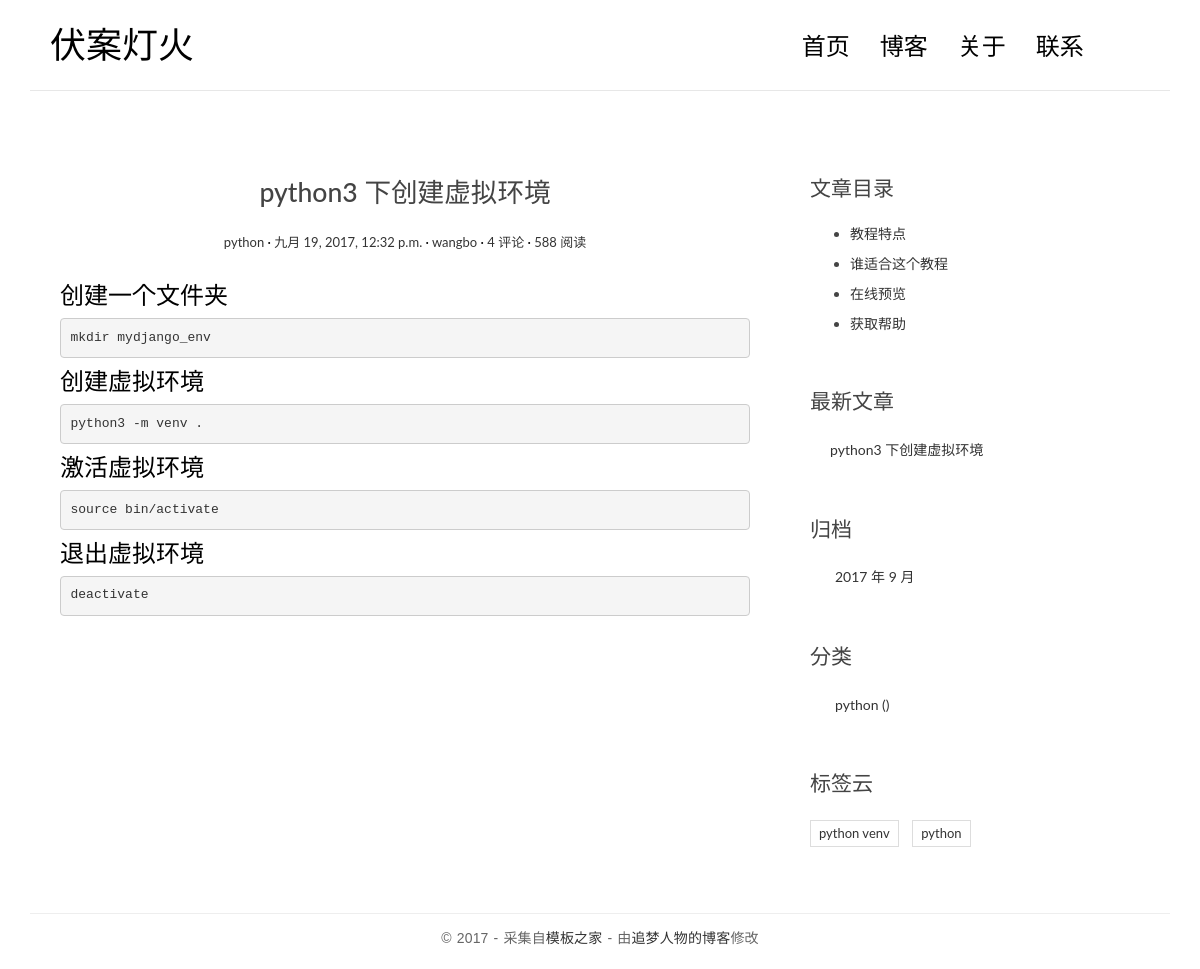
The app's page /post/1/ with its own data.
### blog/models.py (models this page shows)
class Post(models.Model):
    title = models.CharField(max_length=70)
    body = models.TextField()
    created_time = models.DateTimeField()
    modified_time = models.DateTimeField()
    excerpt = models.CharField(max_length=200,blank=True)
    category = models.ForeignKey(Category)
    tags = models.ManyToManyField(Tag,blank=True)
    author = models.ForeignKey(User)
    def get_absolute_url(self):
        return reverse('blog:detail',kwargs={'pk':self.pk})

class Category(models.Model):
    name = models.CharField(max_length=100)

class Tag(models.Model):
    name = models.CharField(max_length=100)

### blog/views.py (the view)
# urls.py: url(r'^post/(?P<pk>[0-9]+)/$',views.detail,name='detail'),
def detail(request,pk):
    post = get_object_or_404(Post,pk=pk)
    post.body = markdown.markdown(post.body,extensions=['markdown.extensions.extra',
                                                        'markdown.extensions.codehilite',
                                                        'markdown.extensions.toc',])
    form = CommentForm()
    comment_list = post.comment_set.all()
    context = {'post':post,
               'form':form,
               'comment_list':comment_list}
    return render(request,'blog/detail.html',context=context)

### blog/templatetags/blog_tags.py (called while the page is built)
@register.simple_tag
def get_recent_posts(num=5):
    return Post.objects.all().order_by('-created_time')[:num]

@register.simple_tag
def archives():
    return Post.objects.dates('created_time','month',order='DESC')

@register.simple_tag
def get_categories():
    return Category.objects.all()

@register.simple_tag
def get_tags():
    return Tag.objects.all()

### blog/templates/blog/detail.html
{% extends 'blog/base.html' %}
{% block main %}
    <article class="post post-{{ post.pk }}">
    <header class="entry-header">
        <h1 class="entry-title">{{ post.title }}</h1>
        <div class="entry-meta">
            <span class="post-category"><a href="#">{{ post.category.name }}</a></span>
            <span class="post-date"><a href="#">{{ post.created_time }}</a></span>
            <span class="post-author"><a href="#">{{ post.author }}</a></span>
            <span class="comments-link"><a href="#">4 评论</a></span>
            <span class="views-count"><a href="#">588 阅读</a></span>
        </div>
    </header>
    <div class="entry-content clearfix">
        {{ post.body|safe }}
    </div>
    </article>
{% endblock main %}
{% block toc %}
    <div class="widget widget-content">
        <h3 class="widget-title">文章目录</h3>
    <ul>
        <li>
            <a href="#">教程特点</a>
        </li>
        <li>
            <a href="#">谁适合这个教程</a>
        </li>
        <li>
            <a href="#">在线预览</a>
        </li>
        <li>
            <a href="#">获取帮助</a>
        </li>
    </ul>
    </div>
{% endblock toc %}

### blog/templates/blog/base.html (shortened to what this page needs)
<!DOCTYPE html>
<html>
<head>
    {% load staticfiles %}
    {% load blog_tags %}
    <link rel="stylesheet" href="{% static 'blog/css/bootstrap.min.css' %}">
    <link rel="stylesheet" href="http://code.ionicframework.com/ionicons/2.0.1/css/ionicons.min.css">
    <link rel="stylesheet" href="{% static 'blog/css/pace.css' %}">
    <link rel="stylesheet" href="{% static 'blog/css/custom.css' %}">
    <link rel="stylesheet" href="{% static 'blog/css/highlights/github.css' %}">
</head>
<body>
<div class="container">
    <header id="site-header">
        <div class="row">
            <div class="col-md-4 col-sm-5 col-xs-8">
                <div class="logo">
                    <h1><a href="index.html"><b>伏案灯火</b></a></h1>
                </div>
            </div>
            <div class="col-md-8 col-sm-7 col-xs-4">
                <nav class="main-nav" role="navigation">
                    <div class="collapse navbar-collapse" id="bs-example-navbar-collapse-1">
                        <ul class="nav navbar-nav navbar-right">
                            <li class="cl-effect-11"><a href="index.html" data-hover="首页">首页</a></li>
                            <li class="cl-effect-11"><a href="full-width.html" data-hover="博客">博客</a></li>
                            <li class="cl-effect-11"><a href="about.html" data-hover="关于">关于</a></li>
                            <li class="cl-effect-11"><a href="contact.html" data-hover="联系">联系</a></li>
                        </ul>
                    </div>
                </nav>
            </div>
        </div>
    </header>
</div>
<div class="content-body">
    <div class="container">
        <div class="row">
            <main class="col-md-8">
                {% block main %}
                {% endblock main %}
            </main>
            <aside class="col-md-4">
                {% block toc %}
                {% endblock toc %}
            <div class="widget widget-recent-posts">
                <h3 class="widget-title">最新文章</h3>
                {% get_recent_posts as recent_post_list %}
                <ul>
                    {% for post in recent_post_list %}
                    <li>
                    <a href="{{ post.get_absolute_url }}">{{ post.title }}</a>
                    </li>
                        {% empty %}
                        <div>暂无文章</div>
                    {% endfor %}
                </ul>
            </div>
            <div class="widget widget-archives">
                    <h3 class="widget-title">归档</h3>
                    {% archives as date_list %}
                    <ul>
                        {% for date in date_list %}
                            <li>
                                <a href="{% url 'blog:archives' date.year date.month %}">{{ date.year }}
                                    年 {{ date.month }} 月</a>
                            </li>
                        {% empty %}
                            暂无归档！
                        {% endfor %}
                    </ul>
            </div>
            <div class="widget widget-category">
                    <h3 class="widget-title">分类</h3>
                    {% get_categories as category_list %}
                    <ul>
                        {% for category in category_list %}
                            <li>
                                <a href="{% url 'blog:category' category.pk %}">{{ category.name }} <span
                                        class="post-count">({{ category.num_posts }})</span></a>
                            </li>
                        {% empty %}
                            暂无分类！
                        {% endfor %}
                    </ul>
            </div>
            <div class="widget widget-tag-cloud">
                    <h3 class="widget-title">标签云</h3>
                    {% get_tags as tag_list %}
                    <ul>
                        {% for tag in tag_list %}
                            <li>
                                <a href="{% url 'blog:tag' tag.pk %}">{{ tag.name }}</a>
                            </li>
                        {% empty %}
                            暂无标签！
                        {% endfor %}
                    </ul>
            </div>
            </aside>
        </div>
    </div>
</div>
<footer id="site-footer">
    <div class="container">
        <div class="row">
            <div class="col-md-12">
                <p class="copyright">&copy 2017 - 采集自<a href="http://www.cssmoban.com/"
                                                        target="_blank" title="模板之家">模板之家</a>
                    - 由<a href="http://zmrenwu.com/" title="网页模板" target="_blank">追梦人物的博客</a>修改
                </p>
            </div>
        </div>
    </div>
</footer>
</body>
</html>

### blog/static/blog/css/custom.css (style rules this page uses)
* { outline: none; }
h1, h2, h3, h4, h5, h6 { margin-top: 0; }
b { font-weight: 400; }
a { color: #333; }
body { color: #444; font-family: 'Lato', sans-serif; }
p { font-family: 'Ubuntu', sans-serif; font-weight: 400; word-spacing: 1px; letter-spacing: 0.01em; }
#site-header { background-color: #FFF; padding: 25px 20px; margin-bottom: 40px; border-bottom: 1px solid #e7e7e7; }
.logo h1 a { color: #000; }
.logo h1 { margin: 0; font-family: 'Lato', sans-serif; font-weight: 300; }
.main-nav { margin-top: 11px; max-width: 95%; }
.main-nav a { color: #000000 !important; padding: 0 0 5px 0 !important; margin-right: 30px; font-family: 'Lato', sans-serif; font-weight: 300; font-size: 24px; }
.cl-effect-11 a { padding: 10px 0; color: #0972b4; text-shadow: none; }
.cl-effect-11 a::before { position: absolute; top: 0; left: 0; overflow: hidden; padding: 0 0 5px 0 !important; max-width: 0; border-bottom: 1px solid #000; color: #000; content: attr(data-hover); white-space: nowrap; -webkit-transition: max-width 0.5s; -moz-transition: max-width 0.5s; transition: max-width 0.5s; }
.content-body { padding-bottom: 4em; }
.post { background: #fff; padding: 30px 30px 0; }
.entry-title { text-align: center; font-size: 1.9em; margin-bottom: 20px; line-height: 1.6; padding: 10px 20px 0; }
.entry-meta { text-align: center; color: #DDDDDD; font-size: 13px; margin-bottom: 30px; }
.entry-content { font-size: 18px; line-height: 1.9; font-weight: 300; color: #000; }
.post-category::after, .post-date::after, .post-author::after, .comments-link::after { content: ' ·'; color: #000; }
.widget { background: #fff; padding: 30px 0 0; }
.widget-title { font-size: 1.5em; margin-bottom: 20px; line-height: 1.6; padding: 10px 0 0; font-weight: 400; }
.widget-recent-posts ul { padding: 0; margin: 0; padding-left: 20px; }
.widget-recent-posts ul li { list-style-type: none; position: relative; line-height: 170%; margin-bottom: 10px; }
.widget-recent-posts ul li::before { content: '\f3d3'; font-family: "Ionicons"; position: absolute; left: -17px; top: 3px; font-size: 16px; color: #000; }
.widget-archives ul { padding: 0; margin: 0; padding-left: 25px; }
.widget-archives ul li { list-style-type: none; position: relative; line-height: 170%; margin-bottom: 10px; }
.widget-archives ul li::before { content: '\f3f3'; font-family: "Ionicons"; position: absolute; left: -25px; top: 1px; font-size: 16px; color: #000; }
.widget-category ul { padding: 0; margin: 0; padding-left: 25px; }
.widget-category ul li { list-style-type: none; position: relative; line-height: 170%; margin-bottom: 10px; }
.widget-category ul li::before { content: '\f3fe'; font-family: "Ionicons"; position: absolute; left: -25px; top: 1px; font-size: 18px; color: #000; }
.widget-tag-cloud ul { padding: 0; margin: 0; margin-right: -10px; }
.widget-tag-cloud ul li { list-style-type: none; font-size: 13px; display: inline-block; margin-right: 10px; margin-bottom: 10px; padding: 3px 8px; border: 1px solid #ddd; }
.widget-content ul li { margin-bottom: 10px; }
#site-footer { padding-top: 10px; padding: 0 0 1.5em 0; }
.copyright { text-align: center; padding-top: 1em; margin: 0; border-top: 1px solid #eee; color: #666; }

### records on screen
Post: title "python3 下创建虚拟环境", category.name "python", created_time "九月 19, 2017, 12:32 p.m.", author "wangbo", body "创建一个文件夹 mkdir mydjango_env 创建虚拟环境 python3 -m venv . 激活虚拟环境 source bin/activate 退出虚拟环境 deactivate"
Category: name "python"
Tag: name "python venv"
Tag: name "python"

### other values on screen
{{ date.year }} "2017"
{{ date.month }} "9"
